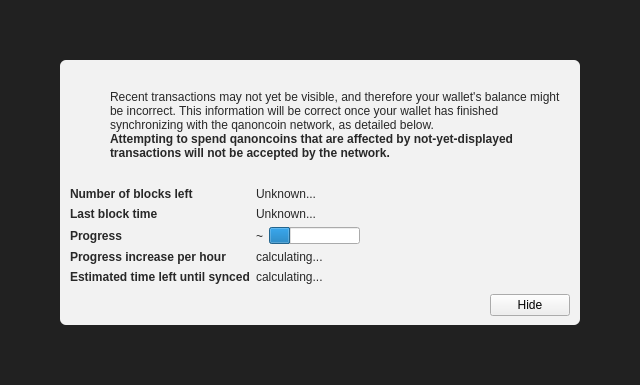
<?xml version="1.0" encoding="UTF-8"?>
<ui version="4.0">
 <class>ModalOverlay</class>
 <widget class="ModalOverlay" name="ModalOverlay">
  <property name="geometry">
   <rect>
    <x>0</x>
    <y>0</y>
    <width>640</width>
    <height>385</height>
   </rect>
  </property>
  <property name="windowTitle">
   <string>Form</string>
  </property>
  <layout class="QVBoxLayout" name="verticalLayout" stretch="0">
   <property name="sizeConstraint">
    <enum>QLayout::SetDefaultConstraint</enum>
   </property>
   <property name="leftMargin">
    <number>0</number>
   </property>
   <property name="topMargin">
    <number>0</number>
   </property>
   <property name="rightMargin">
    <number>0</number>
   </property>
   <property name="bottomMargin">
    <number>0</number>
   </property>
   <item>
    <widget class="QWidget" name="bgWidget" native="true">
     <property name="styleSheet">
      <string notr="true">#bgWidget { background: rgba(0,0,0,220); }</string>
     </property>
     <layout class="QVBoxLayout" name="verticalLayoutMain" stretch="1">
      <property name="leftMargin">
       <number>60</number>
      </property>
      <property name="topMargin">
       <number>60</number>
      </property>
      <property name="rightMargin">
       <number>60</number>
      </property>
      <property name="bottomMargin">
       <number>60</number>
      </property>
      <item>
       <widget class="QWidget" name="contentWidget" native="true">
        <property name="styleSheet">
         <string notr="true">#contentWidget { background: rgba(255,255,255,240); border-radius: 6px; }

QLabel { color: rgb(40,40,40);  }</string>
        </property>
        <layout class="QVBoxLayout" name="verticalLayoutSub" stretch="1,0,0,0">
         <property name="spacing">
          <number>0</number>
         </property>
         <property name="leftMargin">
          <number>10</number>
         </property>
         <property name="topMargin">
          <number>10</number>
         </property>
         <property name="rightMargin">
          <number>10</number>
         </property>
         <property name="bottomMargin">
          <number>10</number>
         </property>
         <item>
          <layout class="QHBoxLayout" name="horizontalLayoutIconText" stretch="0,1">
           <property name="topMargin">
            <number>20</number>
           </property>
           <item>
            <layout class="QVBoxLayout" name="verticalLayoutIcon">
             <property name="leftMargin">
              <number>0</number>
             </property>
             <item>
              <widget class="QPushButton" name="warningIcon">
               <property name="enabled">
                <bool>false</bool>
               </property>
               <property name="text">
                <string/>
               </property>
               <property name="icon">
                <iconset>
                 <normaloff>:/icons/warning</normaloff>
                 <disabledoff>:/icons/warning</disabledoff>:/icons/warning</iconset>
               </property>
               <property name="iconSize">
                <size>
                 <width>48</width>
                 <height>48</height>
                </size>
               </property>
               <property name="flat">
                <bool>true</bool>
               </property>
              </widget>
             </item>
             <item>
              <spacer name="verticalSpacerWarningIcon">
               <property name="orientation">
                <enum>Qt::Vertical</enum>
               </property>
               <property name="sizeHint" stdset="0">
                <size>
                 <width>20</width>
                 <height>40</height>
                </size>
               </property>
              </spacer>
             </item>
            </layout>
           </item>
           <item>
            <layout class="QVBoxLayout" name="verticalLayoutInfoText">
             <property name="leftMargin">
              <number>0</number>
             </property>
             <property name="topMargin">
              <number>0</number>
             </property>
             <item>
              <widget class="QLabel" name="infoText">
               <property name="text">
                <string>Recent transactions may not yet be visible, and therefore your wallet's balance might be incorrect. This information will be correct once your wallet has finished synchronizing with the qanoncoin network, as detailed below.</string>
               </property>
               <property name="textFormat">
                <enum>Qt::RichText</enum>
               </property>
               <property name="wordWrap">
                <bool>true</bool>
               </property>
              </widget>
             </item>
             <item>
              <widget class="QLabel" name="infoTextStrong">
               <property name="font">
                <font>
                 <weight>75</weight>
                 <bold>true</bold>
                </font>
               </property>
               <property name="text">
                <string>Attempting to spend qanoncoins that are affected by not-yet-displayed transactions will not be accepted by the network.</string>
               </property>
               <property name="textFormat">
                <enum>Qt::RichText</enum>
               </property>
               <property name="wordWrap">
                <bool>true</bool>
               </property>
              </widget>
             </item>
             <item>
              <spacer name="verticalSpacerInTextSpace">
               <property name="orientation">
                <enum>Qt::Vertical</enum>
               </property>
               <property name="sizeHint" stdset="0">
                <size>
                 <width>20</width>
                 <height>40</height>
                </size>
               </property>
              </spacer>
             </item>
            </layout>
           </item>
          </layout>
         </item>
         <item>
          <spacer name="verticalSpacerAfterText">
           <property name="orientation">
            <enum>Qt::Vertical</enum>
           </property>
           <property name="sizeHint" stdset="0">
            <size>
             <width>20</width>
             <height>40</height>
            </size>
           </property>
          </spacer>
         </item>
         <item>
          <layout class="QFormLayout" name="formLayout">
           <property name="fieldGrowthPolicy">
            <enum>QFormLayout::FieldsStayAtSizeHint</enum>
           </property>
           <property name="horizontalSpacing">
            <number>6</number>
           </property>
           <property name="verticalSpacing">
            <number>6</number>
           </property>
           <property name="topMargin">
            <number>10</number>
           </property>
           <item row="0" column="0">
            <widget class="QLabel" name="labelNumberOfBlocksLeft">
             <property name="font">
              <font>
               <weight>75</weight>
               <bold>true</bold>
              </font>
             </property>
             <property name="text">
              <string>Number of blocks left</string>
             </property>
            </widget>
           </item>
           <item row="0" column="1">
            <widget class="QLabel" name="numberOfBlocksLeft">
             <property name="text">
              <string>Unknown...</string>
             </property>
            </widget>
           </item>
           <item row="1" column="0">
            <widget class="QLabel" name="labelLastBlockTime">
             <property name="font">
              <font>
               <weight>75</weight>
               <bold>true</bold>
              </font>
             </property>
             <property name="text">
              <string>Last block time</string>
             </property>
            </widget>
           </item>
           <item row="1" column="1">
            <widget class="QLabel" name="newestBlockDate">
             <property name="sizePolicy">
              <sizepolicy hsizetype="Maximum" vsizetype="Preferred">
               <horstretch>0</horstretch>
               <verstretch>0</verstretch>
              </sizepolicy>
             </property>
             <property name="text">
              <string>Unknown...</string>
             </property>
            </widget>
           </item>
           <item row="2" column="0">
            <widget class="QLabel" name="labelSyncDone">
             <property name="font">
              <font>
               <weight>75</weight>
               <bold>true</bold>
              </font>
             </property>
             <property name="text">
              <string>Progress</string>
             </property>
            </widget>
           </item>
           <item row="2" column="1">
            <layout class="QHBoxLayout" name="horizontalLayoutSync" stretch="0,1">
             <item>
              <widget class="QLabel" name="percentageProgress">
               <property name="text">
                <string notr="true">~</string>
               </property>
              </widget>
             </item>
             <item>
              <widget class="QProgressBar" name="progressBar">
               <property name="value">
                <number>24</number>
               </property>
               <property name="format">
                <string/>
               </property>
              </widget>
             </item>
            </layout>
           </item>
           <item row="4" column="0">
            <widget class="QLabel" name="labelProgressIncrease">
             <property name="font">
              <font>
               <weight>75</weight>
               <bold>true</bold>
              </font>
             </property>
             <property name="text">
              <string>Progress increase per hour</string>
             </property>
            </widget>
           </item>
           <item row="4" column="1">
            <widget class="QLabel" name="progressIncreasePerH">
             <property name="text">
              <string>calculating...</string>
             </property>
            </widget>
           </item>
           <item row="5" column="0">
            <widget class="QLabel" name="labelEstimatedTimeLeft">
             <property name="font">
              <font>
               <weight>75</weight>
               <bold>true</bold>
              </font>
             </property>
             <property name="text">
              <string>Estimated time left until synced</string>
             </property>
            </widget>
           </item>
           <item row="5" column="1">
            <widget class="QLabel" name="expectedTimeLeft">
             <property name="text">
              <string>calculating...</string>
             </property>
            </widget>
           </item>
          </layout>
         </item>
         <item>
          <layout class="QHBoxLayout" name="horizontalLayoutButtons">
           <property name="leftMargin">
            <number>10</number>
           </property>
           <property name="topMargin">
            <number>10</number>
           </property>
           <item>
            <spacer name="horizontalSpacer">
             <property name="orientation">
              <enum>Qt::Horizontal</enum>
             </property>
             <property name="sizeHint" stdset="0">
              <size>
               <width>40</width>
               <height>20</height>
              </size>
             </property>
            </spacer>
           </item>
           <item>
            <widget class="QPushButton" name="closeButton">
             <property name="text">
              <string>Hide</string>
             </property>
            </widget>
           </item>
          </layout>
         </item>
        </layout>
       </widget>
      </item>
     </layout>
    </widget>
   </item>
  </layout>
 </widget>
 <customwidgets>
  <customwidget>
   <class>ModalOverlay</class>
   <extends>QWidget</extends>
   <header>modaloverlay.h</header>
   <container>1</container>
  </customwidget>
 </customwidgets>
 <resources/>
 <connections/>
</ui>
